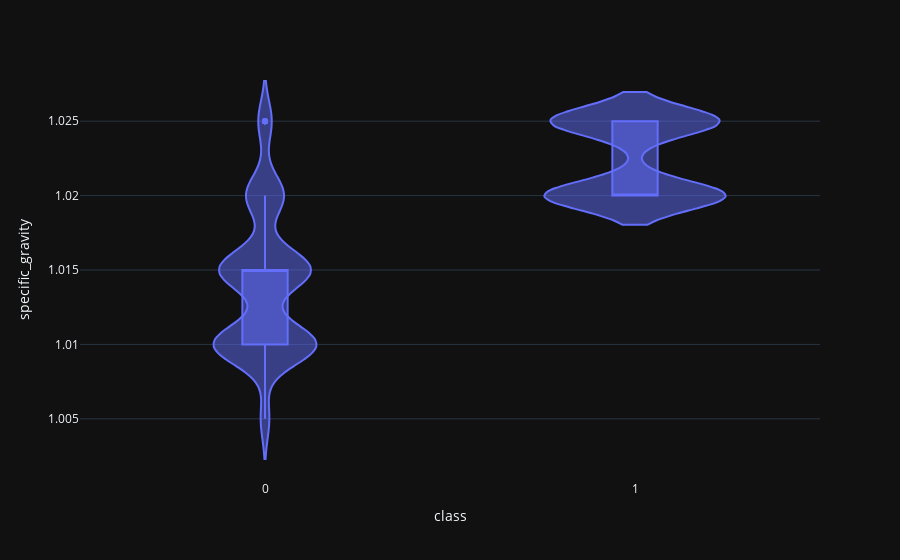

Notebook source saved alongside this figure:
### Code cell
violin('specific_gravity')

### Figure 1 — Plotly figure (JSON) as saved in the notebook; plotly's stock layout.template omitted (floating-point values rounded to 4 significant figures; data arrays with more than 128 entries replaced by an {"elided": "..."} marker saying what was removed)
{"data": [{"alignmentgroup": "True", "box": {"visible": true}, "hovertemplate": "class=%{x}<br>specific_gravity=%{y}<extra></extra>", "legendgroup": "", "marker": {"color": "#636efa"}, "name": "", "offsetgroup": "", "orientation": "v", "scalegroup": "True", "showlegend": false, "type": "violin", "x": {"elided": "400 int values"}, "x0": " ", "xaxis": "x", "y": {"elided": "400 float values"}, "y0": " ", "yaxis": "y"}], "layout": {"legend": {"tracegroupgap": 0}, "margin": {"t": 60}, "violinmode": "group", "xaxis": {"anchor": "y", "domain": [0, 1], "title": {"text": "class"}}, "yaxis": {"anchor": "x", "domain": [0, 1], "title": {"text": "specific_gravity"}}}}
